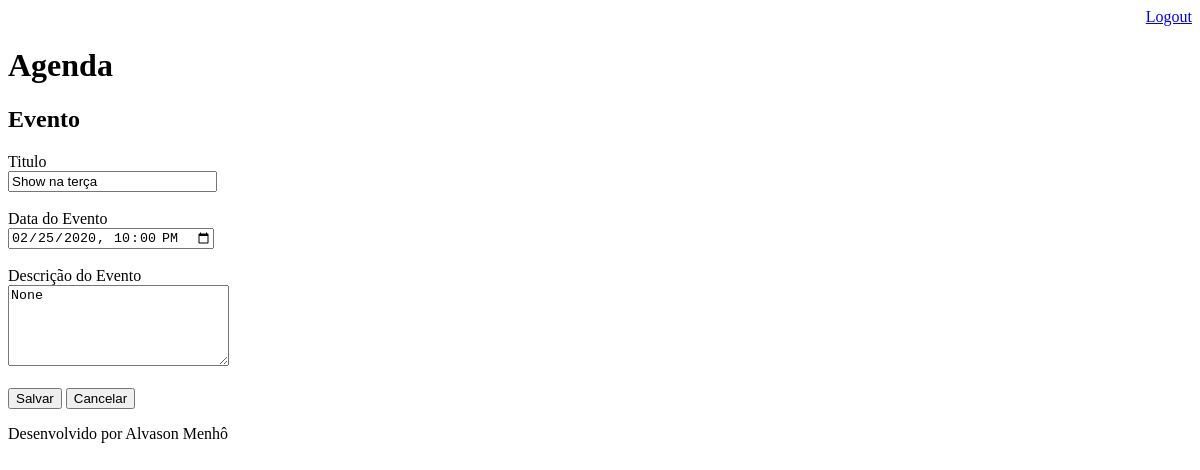
Before: /agenda/evento/?id=3 (signed in) with the older database file.
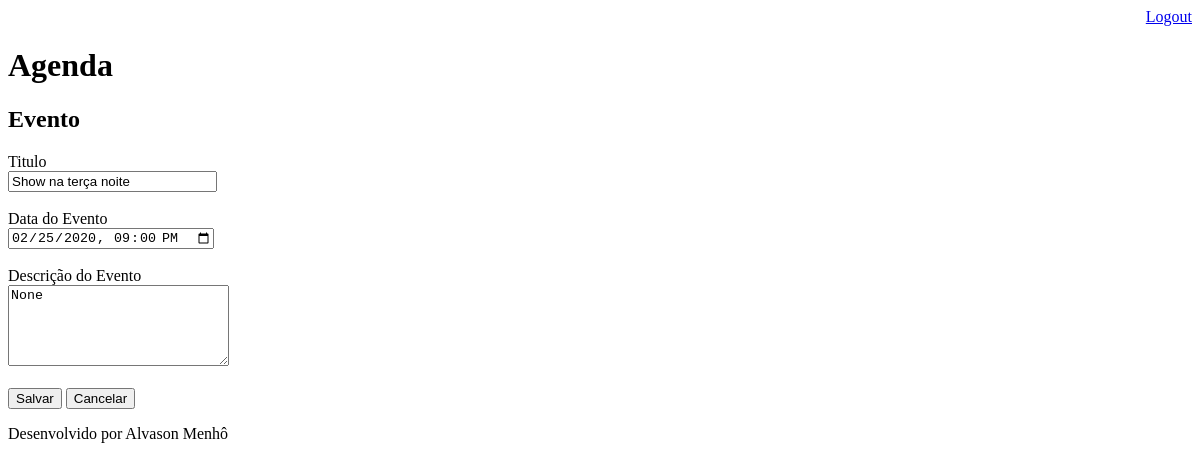
After: the same page with the newer database file.
### core/models.py (models this page shows, shortened)
class Eventos(models.Model):
    titulo = models.CharField(max_length=100)
    descricao = models.TextField(blank=True, null=True)
    data_evento = models.DateTimeField(verbose_name='Data do Evento')
    data_criacao = models.DateTimeField(auto_now=True)
    usuario = models.ForeignKey(User, on_delete=models.CASCADE)
    class Meta:
        db_table = 'tbl_eventos'
    def get_data_input_evento(self):
        return self.data_evento.strftime('%Y-%m-%dT%H:%M')

### core/views.py (the view)
# urls.py: path('agenda/evento/', views.evento),
@login_required(login_url='/login/')
def evento(request):
    id_evento = request.GET.get('id')
    dados = {}
    if id_evento:
        dados['evento'] = Eventos.objects.get(id=id_evento)
    return render(request, 'evento.html',dados)

### templates/evento.html (shortened to what this page needs)
{% extends "model-page.html" %}
{%block content %}
    <h2>Evento</h2>
    <form action="submit" method="POST"> {% csrf_token %}
        <label>Titulo</label>
        <br>
        <input type=""text" name="titulo" size="23" value="{{ evento.titulo }}">
        <br><br>
        <label>Data do Evento</label>
        <br>
        <input type="datetime-local" name="data_evento" value="{{ evento.get_data_input_evento }}">
        <br><br>
        <label>Descrição do Evento</label>
        <br>
        <textarea name="descricao" rows="5" cols="25">{{ evento.descricao }}</textarea>
        <br><br>
        <button type="submit">Salvar</button>
        <a haref="/">
            <button type="button">Cancelar</button>
        </a>
    </form>
{% endblock %}

Changed rows visible on the page:
changed Eventos "None": titulo "Show na terça" → "Show na terça noite"; data_evento "02/25/2020 22:00" → "02/25/2020 21:00"
